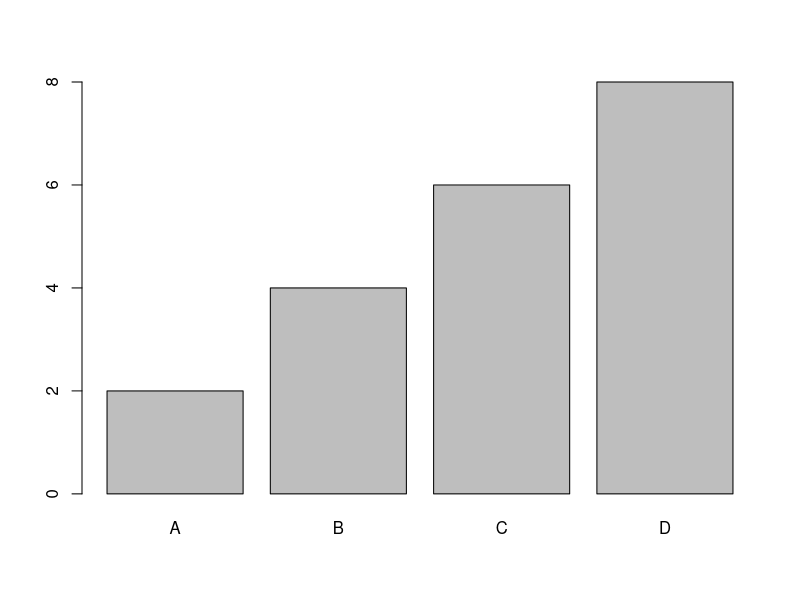
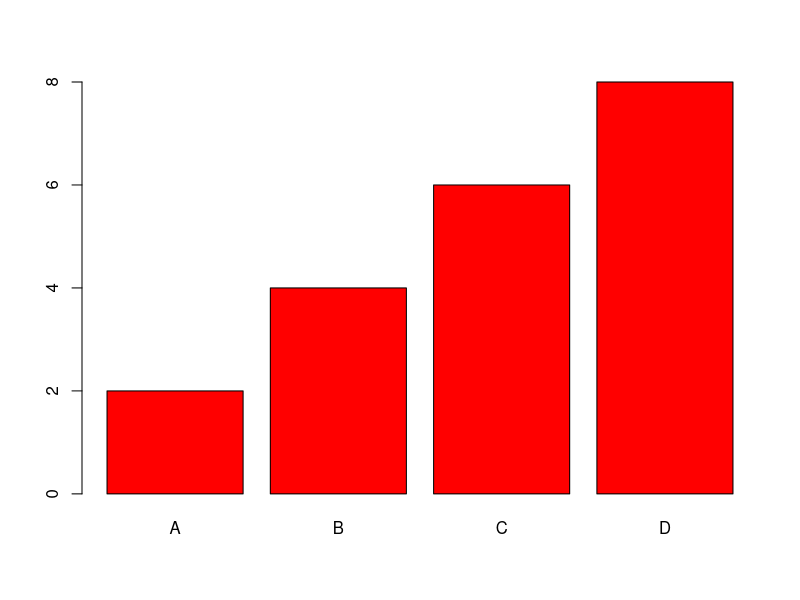
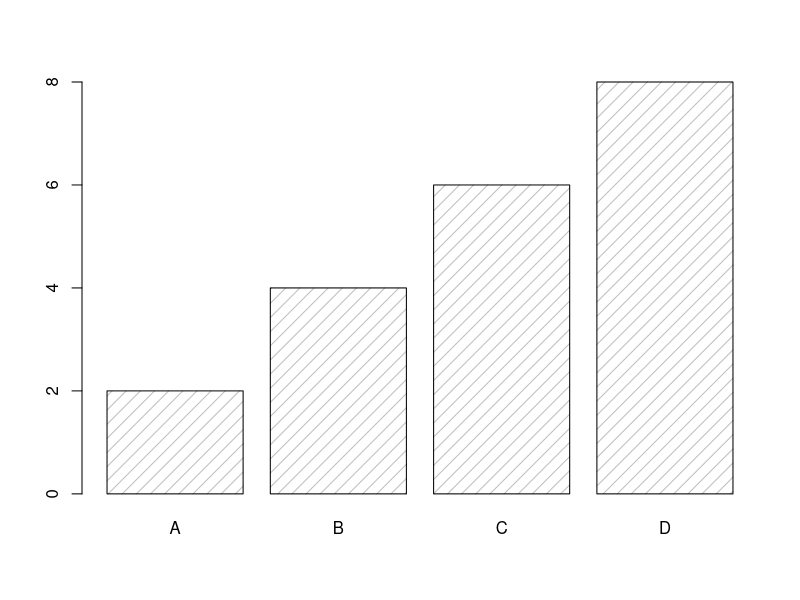
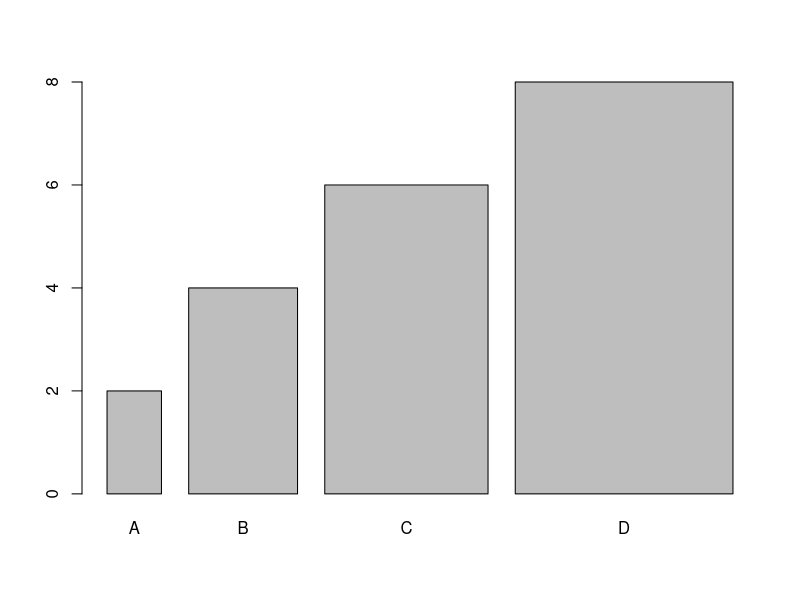
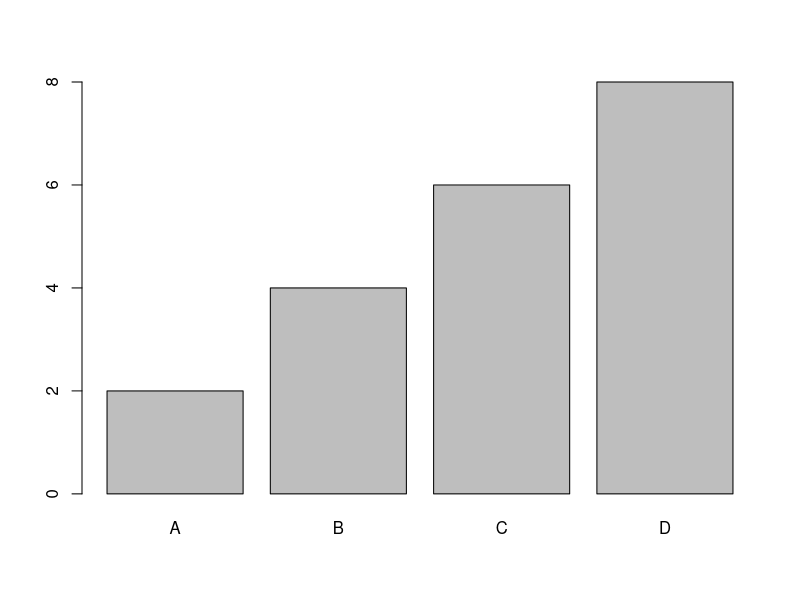

Source code (R) for these figures, in order:
#Vertical Bar chart
# x-axis values
x <- c("A", "B", "C", "D")

# y-axis values
y <- c(2, 4, 6, 8)

barplot(y, names.arg = x)

#the col parameter to change the color of the bars
x <- c("A", "B", "C", "D")
y <- c(2, 4, 6, 8)

barplot(y, names.arg = x, col = "red")

#Density/Bar Texture
x <- c("A", "B", "C", "D")
y <- c(2, 4, 6, 8)

barplot(y, names.arg = x, density = 10)

#Bar Width
x <- c("A", "B", "C", "D")
y <- c(2, 4, 6, 8)

barplot(y, names.arg = x, width = c(1,2,3,4))

#Horizontal Bars
x <- c("A", "B", "C", "D")
y <- c(2, 4, 6, 8)

barplot(y, names.arg = x)